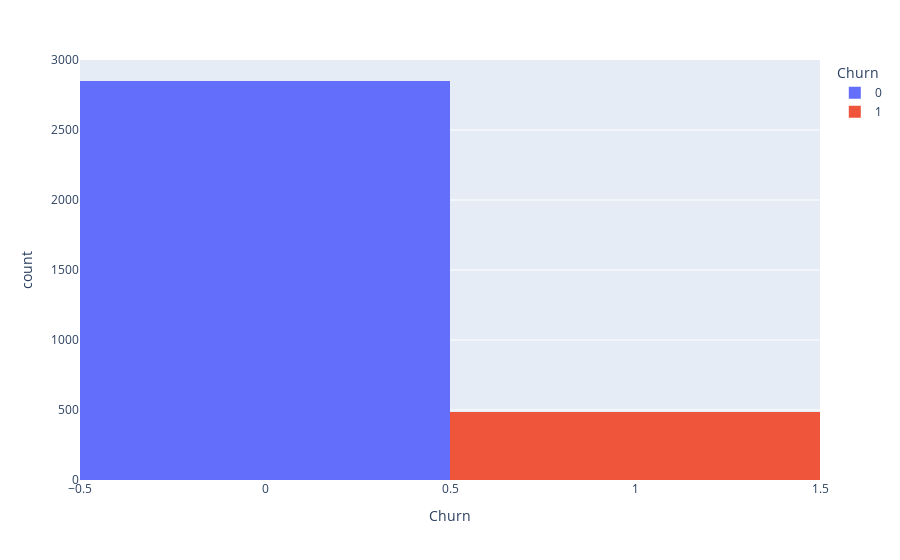
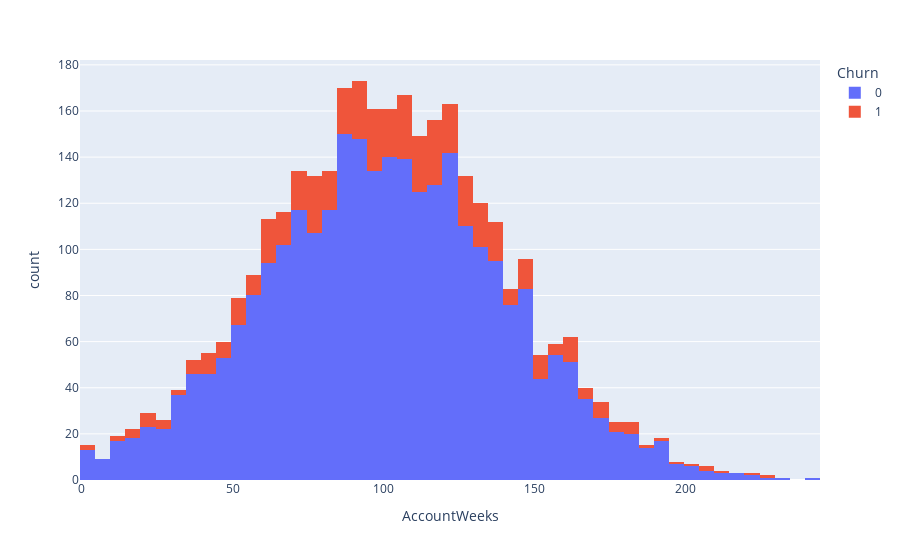
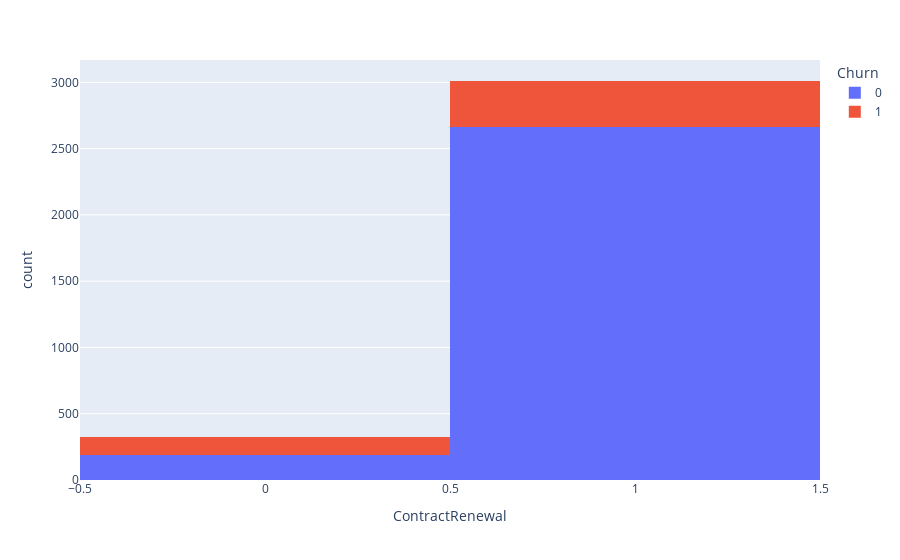
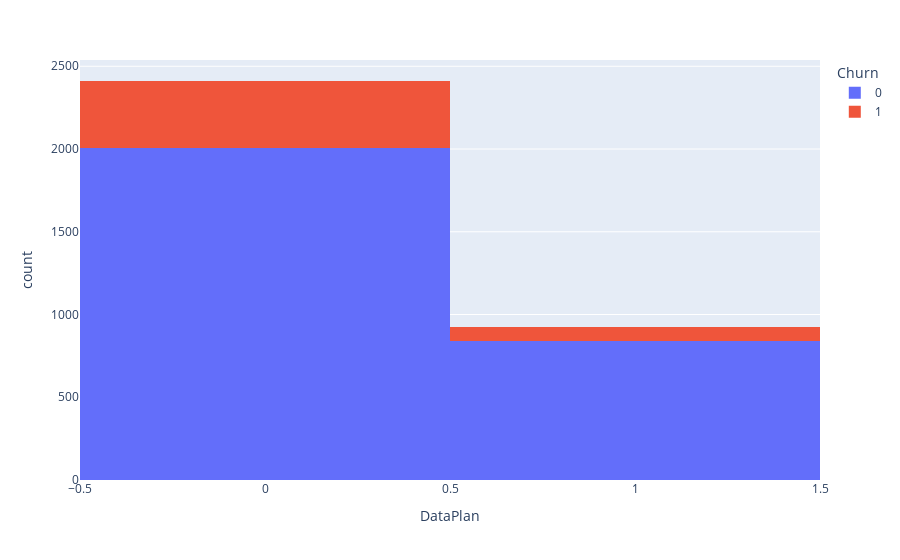

Notebook cell for these charts, in order:
### Markdown cell above
**Initial observations:**
- Most of the Churns are 0 (makes sense, since most people don't leave their contract in a given month)
- Most of the variables are numerical, some are binary
- Most of the variables resemble a normal distribution
- CustServCalls, MonthlyCharge are skewed to the right
- DataUsage is a bit confusing, it seems like there is a group of users who don't use any data, and then a normal distribution of people who do? I guess that means DataUsage only applies to users where DataPlan == 1

### Code cell
#histogram by color by Churn
for col in df.columns:
    fig1 = px.histogram(df, x=col, color='Churn')
    fig1.show()

### Figure 1 — Plotly figure (JSON) as saved in the notebook; plotly's stock layout.template omitted (floating-point values rounded to 4 significant figures; data arrays with more than 128 entries replaced by an {"elided": "..."} marker saying what was removed)
{"data": [{"alignmentgroup": "True", "bingroup": "x", "hovertemplate": "Churn=%{x}<br>count=%{y}<extra></extra>", "legendgroup": "0", "marker": {"color": "#636efa", "pattern": {"shape": ""}}, "name": "0", "offsetgroup": "0", "orientation": "v", "showlegend": true, "type": "histogram", "x": {"elided": "2850 int values"}, "xaxis": "x", "yaxis": "y"}, {"alignmentgroup": "True", "bingroup": "x", "hovertemplate": "Churn=%{x}<br>count=%{y}<extra></extra>", "legendgroup": "1", "marker": {"color": "#EF553B", "pattern": {"shape": ""}}, "name": "1", "offsetgroup": "1", "orientation": "v", "showlegend": true, "type": "histogram", "x": {"elided": "483 int values"}, "xaxis": "x", "yaxis": "y"}], "layout": {"barmode": "relative", "legend": {"title": {"text": "Churn"}, "tracegroupgap": 0}, "margin": {"t": 60}, "xaxis": {"anchor": "y", "categoryarray": [0, 1], "categoryorder": "array", "domain": [0, 1], "title": {"text": "Churn"}}, "yaxis": {"anchor": "x", "domain": [0, 1], "title": {"text": "count"}}}}

### Figure 2 — Plotly figure (JSON) as saved in the notebook; plotly's stock layout.template omitted (floating-point values rounded to 4 significant figures; data arrays with more than 128 entries replaced by an {"elided": "..."} marker saying what was removed)
{"data": [{"alignmentgroup": "True", "bingroup": "x", "hovertemplate": "Churn=0<br>AccountWeeks=%{x}<br>count=%{y}<extra></extra>", "legendgroup": "0", "marker": {"color": "#636efa", "pattern": {"shape": ""}}, "name": "0", "offsetgroup": "0", "orientation": "v", "showlegend": true, "type": "histogram", "x": {"elided": "2850 int values"}, "xaxis": "x", "yaxis": "y"}, {"alignmentgroup": "True", "bingroup": "x", "hovertemplate": "Churn=1<br>AccountWeeks=%{x}<br>count=%{y}<extra></extra>", "legendgroup": "1", "marker": {"color": "#EF553B", "pattern": {"shape": ""}}, "name": "1", "offsetgroup": "1", "orientation": "v", "showlegend": true, "type": "histogram", "x": {"elided": "483 int values"}, "xaxis": "x", "yaxis": "y"}], "layout": {"barmode": "relative", "legend": {"title": {"text": "Churn"}, "tracegroupgap": 0}, "margin": {"t": 60}, "xaxis": {"anchor": "y", "domain": [0, 1], "title": {"text": "AccountWeeks"}}, "yaxis": {"anchor": "x", "domain": [0, 1], "title": {"text": "count"}}}}

### Figure 3 — Plotly figure (JSON) as saved in the notebook; plotly's stock layout.template omitted (floating-point values rounded to 4 significant figures; data arrays with more than 128 entries replaced by an {"elided": "..."} marker saying what was removed)
{"data": [{"alignmentgroup": "True", "bingroup": "x", "hovertemplate": "Churn=0<br>ContractRenewal=%{x}<br>count=%{y}<extra></extra>", "legendgroup": "0", "marker": {"color": "#636efa", "pattern": {"shape": ""}}, "name": "0", "offsetgroup": "0", "orientation": "v", "showlegend": true, "type": "histogram", "x": {"elided": "2850 int values"}, "xaxis": "x", "yaxis": "y"}, {"alignmentgroup": "True", "bingroup": "x", "hovertemplate": "Churn=1<br>ContractRenewal=%{x}<br>count=%{y}<extra></extra>", "legendgroup": "1", "marker": {"color": "#EF553B", "pattern": {"shape": ""}}, "name": "1", "offsetgroup": "1", "orientation": "v", "showlegend": true, "type": "histogram", "x": {"elided": "483 int values"}, "xaxis": "x", "yaxis": "y"}], "layout": {"barmode": "relative", "legend": {"title": {"text": "Churn"}, "tracegroupgap": 0}, "margin": {"t": 60}, "xaxis": {"anchor": "y", "domain": [0, 1], "title": {"text": "ContractRenewal"}}, "yaxis": {"anchor": "x", "domain": [0, 1], "title": {"text": "count"}}}}

### Figure 4 — Plotly figure (JSON) as saved in the notebook; plotly's stock layout.template omitted (floating-point values rounded to 4 significant figures; data arrays with more than 128 entries replaced by an {"elided": "..."} marker saying what was removed)
{"data": [{"alignmentgroup": "True", "bingroup": "x", "hovertemplate": "Churn=0<br>DataPlan=%{x}<br>count=%{y}<extra></extra>", "legendgroup": "0", "marker": {"color": "#636efa", "pattern": {"shape": ""}}, "name": "0", "offsetgroup": "0", "orientation": "v", "showlegend": true, "type": "histogram", "x": {"elided": "2850 int values"}, "xaxis": "x", "yaxis": "y"}, {"alignmentgroup": "True", "bingroup": "x", "hovertemplate": "Churn=1<br>DataPlan=%{x}<br>count=%{y}<extra></extra>", "legendgroup": "1", "marker": {"color": "#EF553B", "pattern": {"shape": ""}}, "name": "1", "offsetgroup": "1", "orientation": "v", "showlegend": true, "type": "histogram", "x": {"elided": "483 int values"}, "xaxis": "x", "yaxis": "y"}], "layout": {"barmode": "relative", "legend": {"title": {"text": "Churn"}, "tracegroupgap": 0}, "margin": {"t": 60}, "xaxis": {"anchor": "y", "domain": [0, 1], "title": {"text": "DataPlan"}}, "yaxis": {"anchor": "x", "domain": [0, 1], "title": {"text": "count"}}}}
